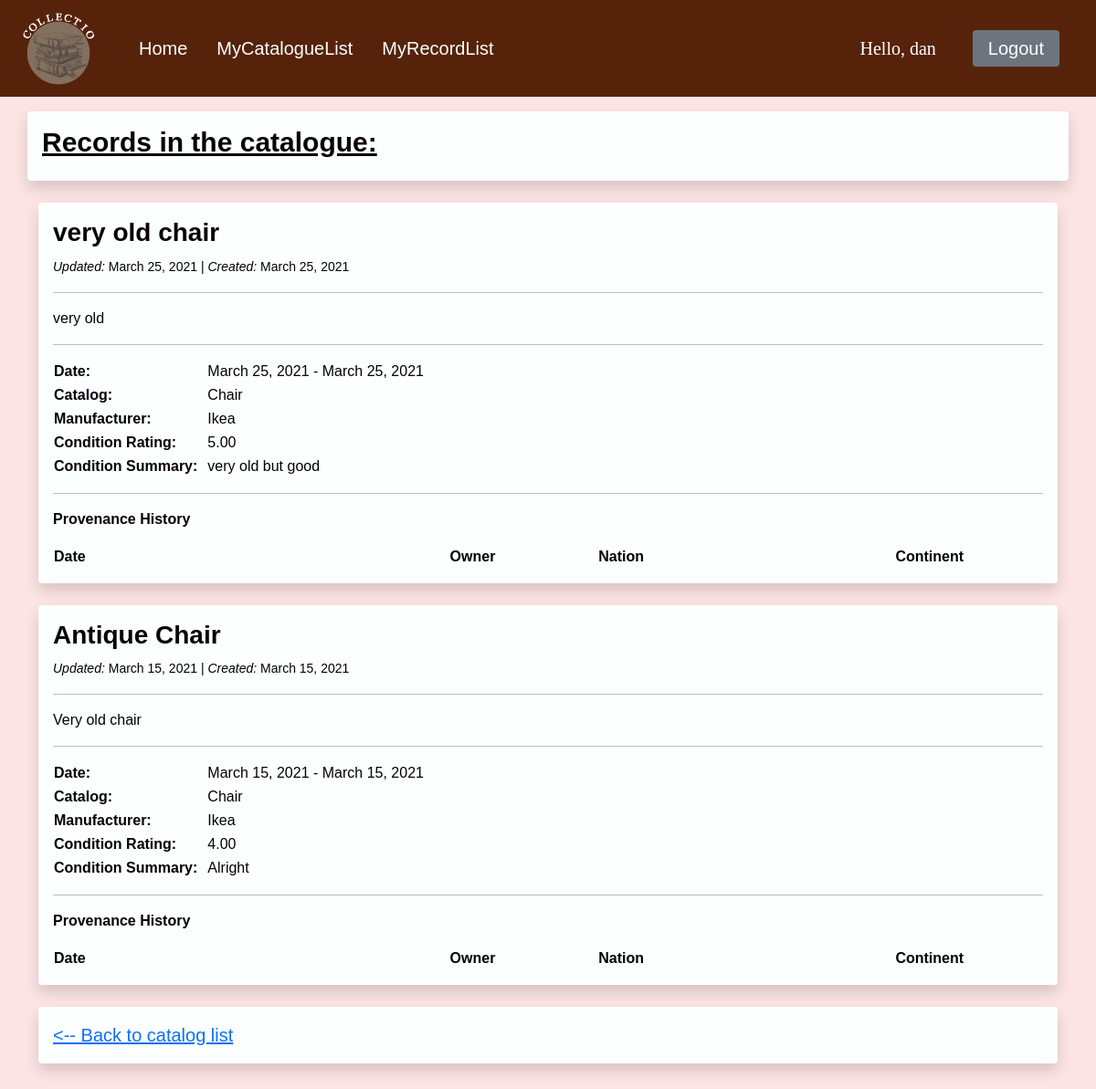
The page /record/2/ (signed in) on the database its author committed.
### catalog/models.py (models this page shows, shortened)
class CommonInfo(models.Model):
    id = models.AutoField(primary_key=True) # not necessary as django adds this to every model, but declared so that it is clear
    creation_date = models.DateField(auto_now_add=True)
    last_modified = models.DateField(auto_now=True)
    name = models.CharField(max_length=100, help_text='Enter name')
    description = models.TextField(blank=True, help_text='Enter description')
    class Meta:
        abstract = True
        ordering = ['-last_modified', 'name'] # '-' reverses order, e.i. newest first

class Record(CommonInfo):
    my_catalog = models.ForeignKey(Catalog, on_delete=models.CASCADE) # Many records to one Catalog. Deletes all records associated with deleted catalog.
    date_start = models.DateField() # TODO - is date range for when aquired or creation?
    date_end   = models.DateField()
    manufacturer = models.ForeignKey('Manufacturer', null=True, blank=True, on_delete=SET_NULL)
    condition_rating =  DecimalField(
        help_text='Enter condition rating from 0 to 5',
        default=0,
        decimal_places=2,
        max_digits=3,
        validators=[MinValueValidator(Decimal('0')), MaxValueValidator(Decimal('5'))]
    )
    condition_description = models.TextField(blank=True, help_text='Enter condition description')

class Catalog (CommonInfo):
    def get_absolute_url(self):
        return reverse('catalog-detail', args=[str(self.id)])
    def __str__(self):
        return f'{self.name}'

class Manufacturer (models.Model):
    name = models.CharField(max_length=100, help_text='Enter name')

### catalog/views.py (the view)
# urls.py: path('record/<str:cr>/', views.recordList, name='record-list'),
@login_required(login_url='/login')
def recordList(request, cr):
    records = models.Record.objects.filter(my_catalog=cr)
    provenances = models.Provenance.objects.all()
    context = {
        'records': records,
        'provenances': provenances,
    }
    return render(request, 'catalog/recordlist.html', context)

### catalog/templates/catalog/recordlist.html (shortened to what this page needs)
{% extends "catalog/base.html" %}
{% block content %}
    <div class="row pt-2">
        <div class="shadow p-3 mb-3 bg-light rounded">
            <h2 style="font-weight:bold;font-size:30px;text-decoration: underline;color: #060007">Records in the
                catalogue: </h2>
        </div>
    </div>
    <div class="container">
        {% for record in records %}
            <div class="row align-items-center">
                <div class="shadow p-3 mb-3 bg-dark rounded">
                    <h3 class="text" style="font-weight:bold;font-size:28px;"> {{ record.name }}</h3>
                    <p class="text"><small> <em> Updated: </em> {{ record.last_modified }} | <em>
                        Created: </em> {{ record.creation_date }} </small></p>
                    <hr>
                    <p class="text"> {{ record.description }}</p>
                    <hr>
                    <table>
                        <tr>
                            <td style="text-align: left;"><strong>Date: </strong></td>
                            <td style="text-align: left;">  {{ record.date_start }} - {{ record.date_end }} </td>
                        </tr>
                        <tr>
                            <td style="text-align: left;"><strong>Catalog: </strong></td>
                            <td style="text-align: left;"> {{ record.my_catalog.name }}</td>
                        </tr>
                        <tr>
                            <td style="text-align: left;"><strong>Manufacturer: </strong></td>
                            <td style="text-align: left;">  {{ record.manufacturer.name }} </td>
                        </tr>
                        <tr>
                            <td style="text-align: left;"><strong>Condition Rating: </strong></td>
                            <td style="text-align: left;">  {{ record.condition_rating }} </td>
                        </tr>
                        <tr>
                            <td style="text-align: left;"><strong>Condition Summary: </strong></td>
                            <td style="text-align: left;">  {{ record.condition_description }} </td>
                        </tr>
                    </table>
                    <hr>
                    <p><strong> Provenance History </strong></p>
                    <table style="width:100%">
                        <colgroup>
                            <col span="1" style="width: 40%;">
                            <col span="1" style="width: 15%;">
                            <col span="1" style="width: 30%;">
                            <col span="1" style="width: 15%;">
                        </colgroup>
                        <tr>
                            <th> Date</th>
                            <th> Owner</th>
                            <th> Nation</th>
                            <th> Continent</th>
                        </tr>
                    </table>
                </div>
            </div>
        {% endfor %}
        <div class="row align-items-center" style="padding-bottom: 50px; font-size: 20px">
            <div class="shadow p-3 mb-3 rounded" style="background-color: #FBFFFE;">
                <a href="/catalog"> <-- Back to catalog list</a>
            </div>
        </div>
    </div>
    </div>
{% endblock content %}

### catalog/templates/catalog/navbar.html (shortened to what this page needs)
{% extends "catalog/base.html" %}
{% block navbar %}
    <head>
    </head>
    <nav class="navbar navbar-expand-lg px-4" style="background-color:#56230a;">
        <a href="/about" class="navbar-brand">
            {% load static %}
            <img src="{% static '/images/logo.png' %}" width="80" alt="" class="d-inline-block align-middle mr-2">
        </a>
        <div class="collapse navbar-collapse" id="navbarNav">
            <ul class="nav navbar-nav me-auto px-3">
                <li class="nav-item">
                    <a class="nav-link active px-3" style="font-size: 20px" aria-current="page" href="/home">Home</a>
                </li>
                {% if request.user.is_authenticated %}
                    <li class="nav-item">
                        <a class="nav-link active px-3" style="font-size: 20px" href="/catalog">MyCatalogueList</a>
                    </li>
                    <li class="nav-item">
                        <a class="nav-link active px-3" style="font-size: 20px" href="/search">MyRecordList</a>
                    </li>
                {% endif %}
            </ul>
            {% if request.user.is_authenticated %}
                <ul class="nav navbar-nav navbar-right px-3">
                    <span class="ref px-2 py-2" id="hello_msg">Hello, {{ request.user }}  </span>
                </ul>
                <ul class="nav navbar-nav navbar-right px-3">
                    <a class="btn btn-secondary btn-sm px-3" style="font-size:20px;" href="/logout" role="button">Logout</a>
                </ul>
            {% endif %}
        </div>
    </nav>
{% endblock navbar %}

### catalog/templates/catalog/base.html (style rules this page uses)
body, html { margin: 0; padding: 0; height: 100%; background: #fce4e4 !important; font-family: 'Helvetica', sans-serif; color: #FBFFFE; }

### catalog/templates/catalog/navbar.html (style rules this page uses)
.nav-link { font-size: 18px; color: #FBFFFE !important; padding-right: 2px; }
.ref { color: #FBFFFE; font-size: 20px; font-family: "Comic Sans MS"; }

### catalog/templates/catalog/recordlist.html (style rules this page uses)
.shadow { background-color: #FBFFFE !important; color: #060007; margin: 0.5rem 0 1rem; }
td { padding-right: 10px; }
.text { color: #060007 !important; font-weight: 400; }

### rows shown on the page
Record: name "very old chair", last_modified "March 25, 2021", creation_date "March 25, 2021", description "very old", date_start "March 25, 2021", date_end "March 25, 2021", my_catalog.name "Chair", manufacturer.name "Ikea", condition_rating "5.00", condition_description "very old but good"
Record: name "Antique Chair", last_modified "March 15, 2021", creation_date "March 15, 2021", description "Very old chair", date_start "March 15, 2021", date_end "March 15, 2021", my_catalog.name "Chair", manufacturer.name "Ikea", condition_rating "4.00", condition_description "Alright"

### other values the page prints
{{ request.user }} "dan"
